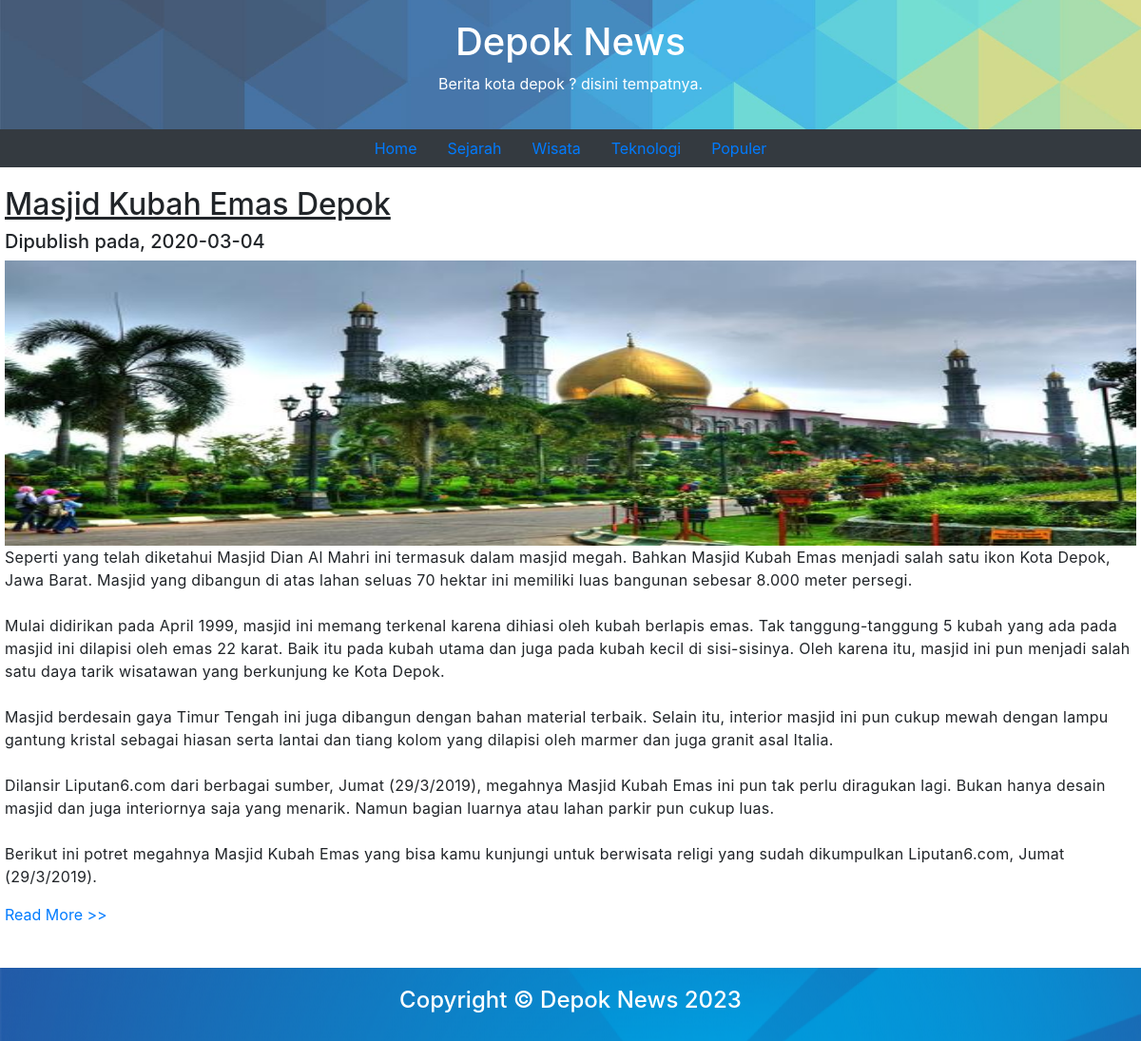
Page /wisata-kota-depok.php on the committed database.
### tables this page shows
CREATE TABLE `berita` (
  `id` int(11) NOT NULL,
  `id_kategori` int(11) NOT NULL,
  `judul` text NOT NULL,
  `isi` text NOT NULL,
  `sumber` text NOT NULL,
  `gambar` varchar(255) NOT NULL,
  `pengirim` varchar(128) NOT NULL,
  `tanggal` date NOT NULL,
  `status` varchar(15) NOT NULL
);

### wisata-kota-depok.php (the view, shortened to what this page needs)
<!DOCTYPE html>
<html lang="en">
<head>
    <link rel="stylesheet" href="asset/style.css">
     <link rel="stylesheet" href="https://maxcdn.bootstrapcdn.com/bootstrap/4.0.0/css/bootstrap.min.css">
</head>
<body>
    <div class="header">
        <h1>Depok News</h1>
        <p>Berita kota depok ? disini tempatnya.</p>
    </div>
    <ul class="nav justify-content-center bg-dark">
      <li class="nav-item">
        <a class="nav-link" href="index.php">Home</a>
      </li>
      <li class="nav-item">
        <a class="nav-link" href="sejarah-kota-depok.php">Sejarah</a>
      </li>
      <li class="nav-item">
        <a class="nav-link active" href="wisata-kota-depok.php">Wisata</a>
      </li>
      <li class="nav-item">
        <a class="nav-link" href="teknologi-kota-depok.php">Teknologi</a>
      </li>
       <li class="nav-item">
        <a class="nav-link" href="populer-kota-depok.php">Populer</a>
      </li>
    </ul>
    <div class="row">
        <div class="main">
            <?php
            $conn = mysqli_connect('localhost','root','','uts_depok_news');
            $query = "SELECT * FROM berita WHERE status = 'aktif' AND id_kategori = 3 ORDER BY tanggal DESC";
            $sql = mysqli_query($conn, $query);
            while ($data = mysqli_fetch_array($sql)) {
            ?>
                <h2><u><?= $data['judul'] ?></u></h2>
                <h5>Dipublish pada, <?= $data['tanggal'] ?></h5>
                <img src="uploads/<?= $data['gambar'] ?>" width="100%" height="300" alt="Gambar">
                <p style="letter-spacing:0.3px;"><?= $data['isi'] ?></p>
                <a href="#" onclick="window.open('<?= $data['sumber'] ?>')">Read More >></a>
                <br>
                <br>
            <?php } ?>
        </div>
    </div>
    <div class="footer">
        <h4 style="color:white;">Copyright &copy; Depok News <?= date('Y') ?></h2>
    </div>
</body>
</html>

### asset/style.css (style rules this page uses)
* { box-sizing: border-box; }
body { font-family: Arial, Helvetica, sans-serif; margin: 0; }
.header { padding: 20px; text-align: center; background: url('header.jpg'); background-position: center; background-repeat: no-repeat; background-size: cover; color: white; }
.header h1 { font-size: 40px; }
.row { display: -ms-flexbox; display: flex; -ms-flex-wrap: wrap; flex-wrap: wrap; }
.main { -ms-flex: 70%; flex: 70%; background-color: white; padding: 20px; }
.footer { padding: 20px; text-align: center; background: url('footer.png'); }

### rows in the picture
berita: judul "Masjid Kubah Emas Depok", tanggal "2020-03-04", gambar (picture), isi "Seperti yang telah diketahui Masjid Dian Al Mahri ini termasuk dalam masjid megah. Bahkan Masjid Kubah Emas menjadi salah satu ikon Kota Depok, Jawa Barat. Masjid yang dibangun di atas lahan seluas 70 hektar ini memiliki luas bangunan sebesar 8.000 meter persegi. Mulai didirikan pada April 1999, masjid ini memang terkenal karena dihiasi oleh kubah berlapis emas. Tak tanggung-tanggung 5 kubah yang ada pada masjid ini dilapisi oleh emas 22 karat. Baik itu pada kubah utama dan juga pada kubah kecil di sisi-sisinya. Oleh karena itu, masjid ini pun menjadi salah satu daya tarik wisatawan yang berkunjung ke Kota Depok. Masjid berdesain gaya Timur Tengah ini juga dibangun dengan bahan material…"
